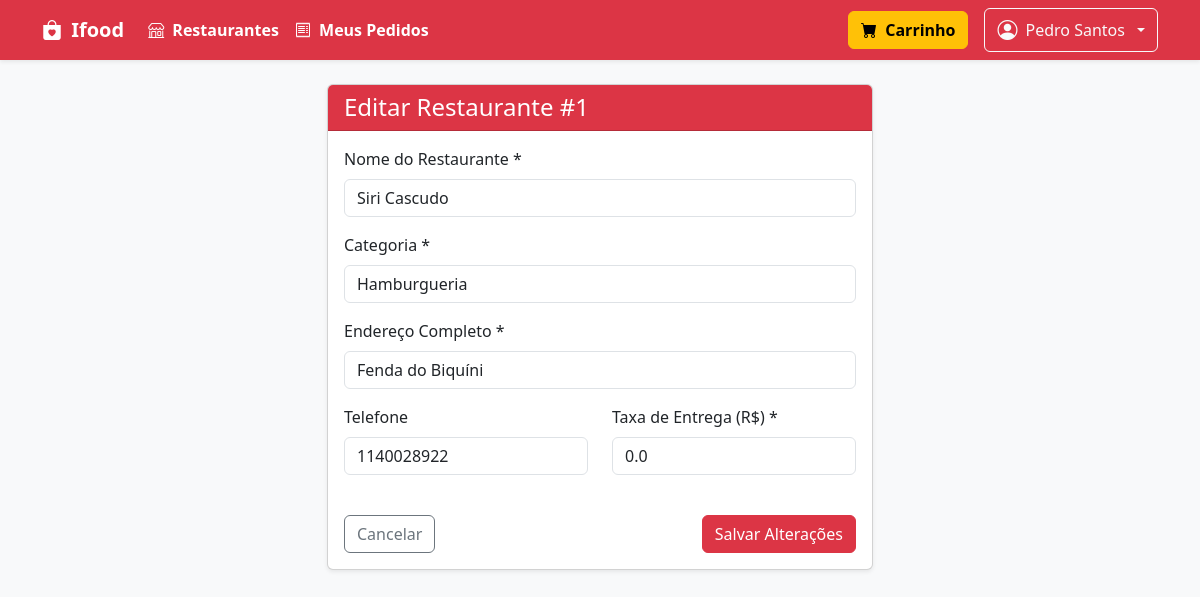
Page /restaurantes/editar/1 (signed in) on the committed database.
### tables this page shows
CREATE TABLE restaurantes (
    id INTEGER PRIMARY KEY AUTOINCREMENT,
    nome TEXT NOT NULL,
    categoria TEXT NOT NULL,
    endereco TEXT NOT NULL,
    telefone TEXT,
    taxa_entrega REAL DEFAULT 0.0,
    ativo INTEGER DEFAULT 1,
    criado_em DATETIME DEFAULT CURRENT_TIMESTAMP
);

### src/routes/restaurantes.py (the view, shortened to what this page needs)
@restaurantes_bp.route('/editar/<int:id>', methods=['GET', 'POST'])
def editar(id):
    restaurante = RestauranteModel.buscar_por_id(id)
    return render_template('restaurantes/form.html', restaurante=restaurante)

### src/db.py (called while the page is built)
def get_db():
    if 'db' not in g:
        g.db = sqlite3.connect(Config.DATABASE_PATH)
        g.db.row_factory = sqlite3.Row
        g.db.execute("PRAGMA foreign_keys = ON;")
    return g.db

### src/models/restaurante.py (called while the page is built)
    @staticmethod
    def buscar_por_id(id):
        db = get_db()
        return db.execute("SELECT * FROM restaurantes WHERE id = ?", (id,)).fetchone()

### src/templates/restaurantes/form.html (shortened to what this page needs)
{% extends 'base.html' %}
{% block content %}
<div class="row justify-content-center">
    <div class="col-md-8 col-lg-6">
        <div class="card shadow-sm">
            <div class="card-header bg-danger text-white">
                <h4 class="card-title mb-0">
                    {% if restaurante %}Editar Restaurante #{{ restaurante.id }}{% else %}Cadastrar Novo Restaurante{% endif %}
                </h4>
            </div>
            <div class="card-body">
                <form method="POST">
                    <div class="mb-3">
                        <label for="nome" class="form-label">Nome do Restaurante *</label>
                        <input type="text" class="form-control" id="nome" name="nome" value="{{ restaurante.nome if restaurante else '' }}" required>
                    </div>
                    <div class="mb-3">
                        <label for="categoria" class="form-label">Categoria *</label>
                        <input type="text" class="form-control" id="categoria" name="categoria" placeholder="Ex: Pizzaria, Japonesa, Hambúrguer" value="{{ restaurante.categoria if restaurante else '' }}" required>
                    </div>
                    <div class="mb-3">
                        <label for="endereco" class="form-label">Endereço Completo *</label>
                        <input type="text" class="form-control" id="endereco" name="endereco" value="{{ restaurante.endereco if restaurante else '' }}" required>
                    </div>
                    <div class="row">
                        <div class="col-md-6 mb-3">
                            <label for="telefone" class="form-label">Telefone</label>
                            <input type="text" class="form-control" id="telefone" name="telefone" placeholder="(00) 00000-0000" value="{{ restaurante.telefone if restaurante else '' }}">
                        </div>
                        <div class="col-md-6 mb-3">
                            <label for="taxa_entrega" class="form-label">Taxa de Entrega (R$) *</label>
                            <input type="number" step="0.01" min="0" class="form-control" id="taxa_entrega" name="taxa_entrega" value="{{ restaurante.taxa_entrega if restaurante else '0.00' }}" required>
                        </div>
                    </div>
                    <div class="d-flex justify-content-between mt-4">
                        <a href="{{ url_for('restaurantes.listar') }}" class="btn btn-outline-secondary">Cancelar</a>
                        <button type="submit" class="btn btn-danger">
                            {% if restaurante %}Salvar Alterações{% else %}Cadastrar Restaurante{% endif %}
                        </button>
                    </div>
                </form>
            </div>
        </div>
    </div>
</div>
{% endblock %}

### rows in the picture
restaurantes: id "1", nome "Siri Cascudo", categoria "Hamburgueria", endereco "Fenda do Biquíni", telefone "1140028922", taxa_entrega "0.0"

### other values in the picture
{{ usuario.get('nome', 'Utilizador') }} "Pedro Santos"
